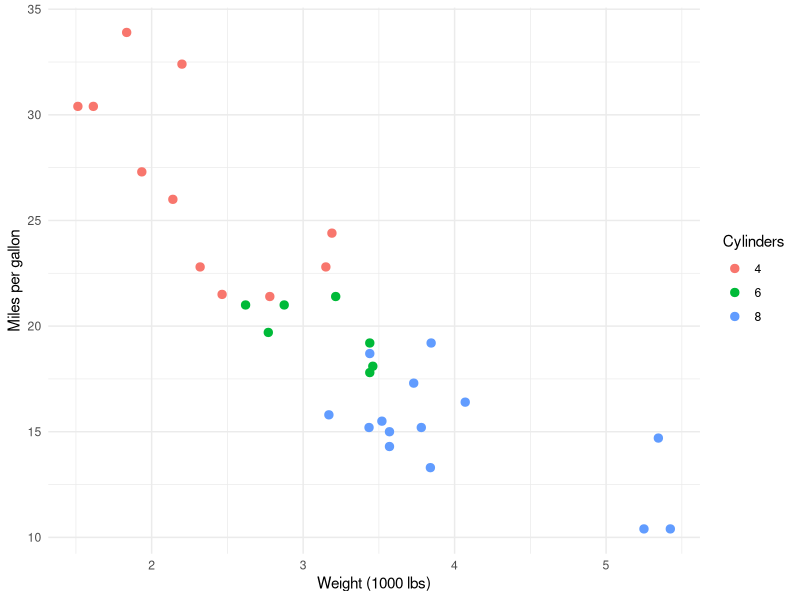

Source code (R):
## ---- chunk 1
# include=FALSE：这个块会执行，但代码和输出都不进 PDF。
# 每个 .Rmd 开头基本都有这么一块，用来设全局选项。
knitr::opts_chunk$set(
  echo = TRUE,        # 默认把代码也印进 PDF
  warning = FALSE,    # 不印 warning
  message = FALSE,    # 不印 library() 那堆加载信息
  fig.width = 6,
  fig.height = 3.5
)
library(tidyverse)
## ---- chunk 2
summary(mtcars$mpg)
## ---- chunk 3
mtcars |>
  count(cyl) |>
  rename(cylinders = cyl, cars = n)
## ---- chunk 4
ggplot(mtcars, aes(x = wt, y = mpg, colour = factor(cyl))) +
  geom_point(size = 2.5) +
  labs(x = "Weight (1000 lbs)", y = "Miles per gallon", colour = "Cylinders") +
  theme_minimal()
## ---- chunk 5
knitr::kable(
  head(mtcars[order(-mtcars$mpg), c("mpg", "cyl", "wt", "hp")], 5),
  caption = "Five most fuel-efficient cars."
)
## ---- chunk 6
# This works when knitted because tidyverse is loaded in the setup chunk
# above. If it were only loaded in your terminal, knitting would fail.
mtcars |> summarise(n = n(), mean_mpg = mean(mpg))
